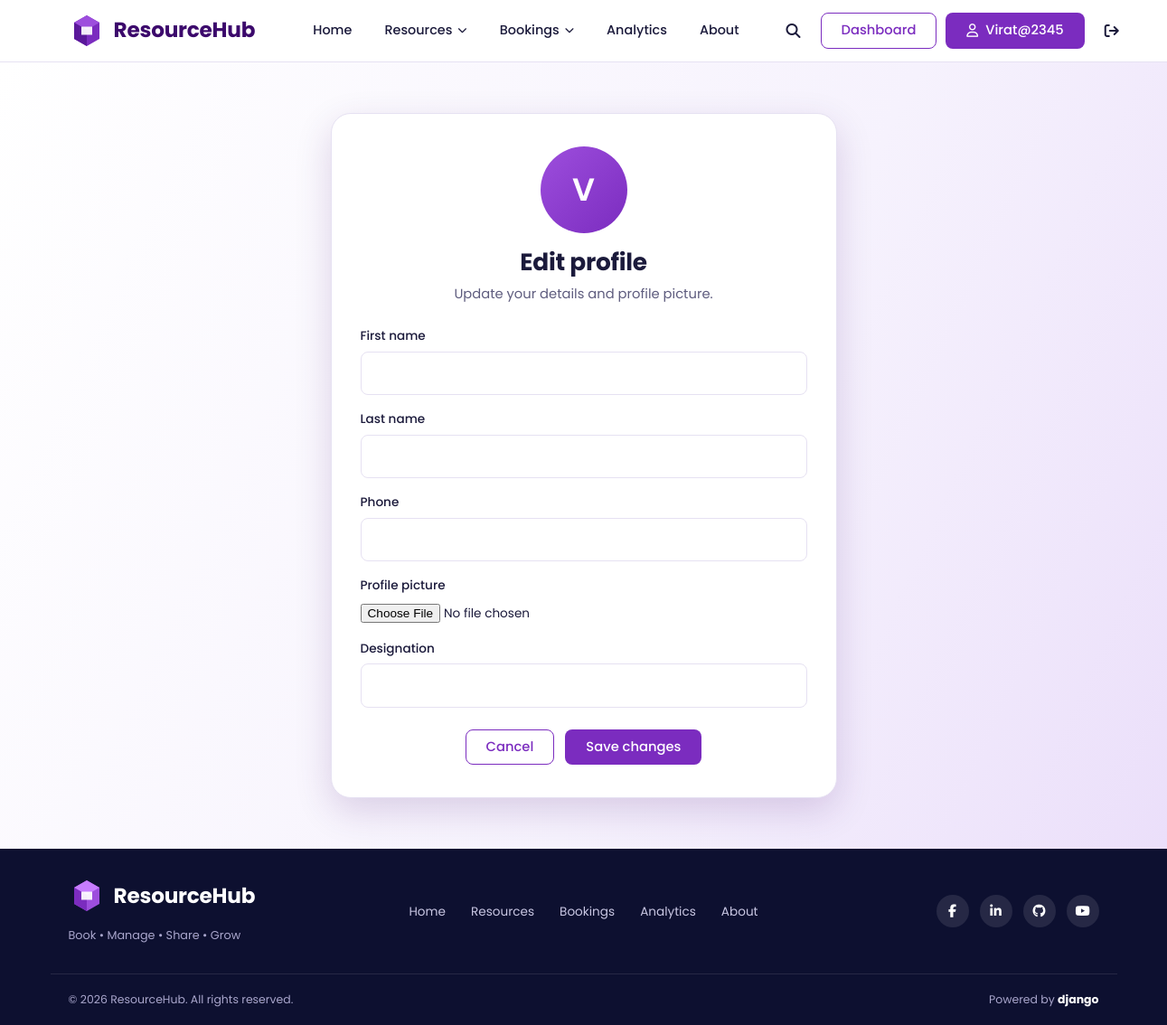
The page /accounts/profile/update/ (signed in) on the database as committed earlier.
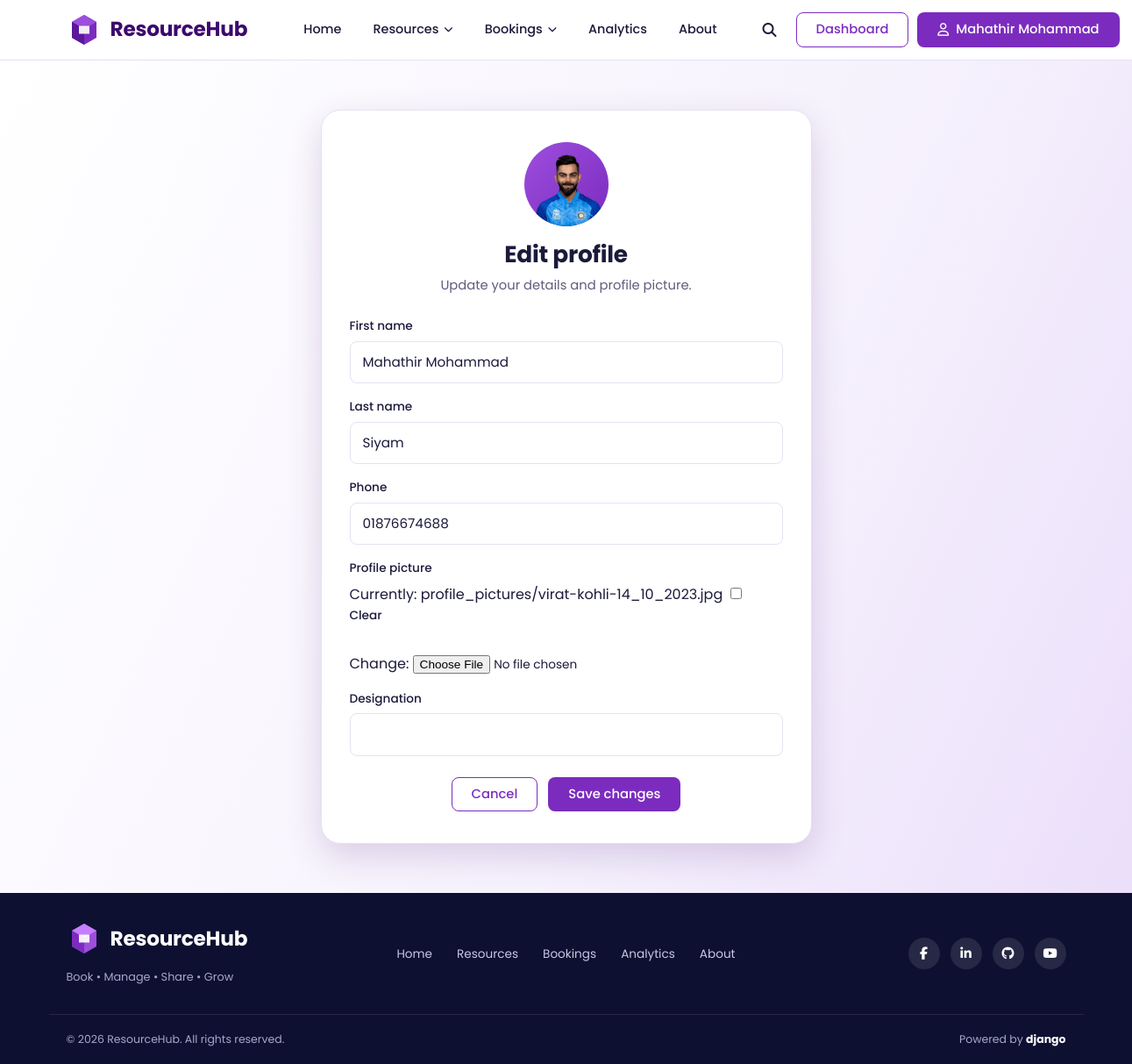
The same page on the database as committed later.
### accounts/models.py (models this page shows, shortened)
class User(AbstractUser):
    ROLE_CHOICES = [
        ("student", "Student"),
        ("teacher", "Teacher"),
        ("admin", "Administrator"),
    ]
    email = models.EmailField(unique=True)
    role = models.CharField(
        max_length=20,
        choices=ROLE_CHOICES,
        default="student",
    )
    department = models.CharField(
        max_length=100,
        blank=True,
    )
    email_verified = models.BooleanField(default=False)

class Profile(models.Model):
    user = models.OneToOneField(
        settings.AUTH_USER_MODEL,
        on_delete=models.CASCADE,
        related_name="profile",
    )
    first_name = models.CharField(
        max_length=120,
        blank=True,
    )
    last_name = models.CharField(
        max_length=100,
        blank=True,
    )
    phone = models.CharField(
        max_length=20,
        blank=True,
    )
    profile_picture = models.ImageField(
        upload_to="profile_pictures/",
        blank=True,
        null=True,
    )
    designation = models.CharField(
        max_length=100,
        blank=True,
    )

### accounts/views.py (the view)
# urls.py: path("profile/update/", views.update_profile, name="update_profile"),
@login_required
def update_profile(request):
    profile, created = Profile.objects.get_or_create(
        user=request.user,
    )
    if request.method == "POST":
        form = ProfileForm(
            request.POST,
            request.FILES,
            instance=profile,
        )
        if form.is_valid():
            form.save()
            messages.success(
                request,
                "Your profile has been updated successfully.",
            )
            return redirect("accounts:profile")
    else:
        form = ProfileForm(instance=profile)
    return render(
        request,
        "accounts/profile_edit.html",
        {
            "form": form,
            "profile": profile,
        },
    )

### accounts/forms.py
class ProfileForm(forms.ModelForm):
    class Meta:
        model = Profile
        fields = [
            "first_name",
            "last_name",
            "phone",
            "profile_picture",
            "designation",
        ]

### templates/accounts/profile_edit.html (shortened to what this page needs)
{% extends 'core/base.html' %}
{% load static %}
{% block extra_css %}
  <link rel="stylesheet" href="{% static 'css/accounts.css' %}">
{% endblock %}
{% block content %}
<section class="auth-page">
  <div class="auth-card wide">
    <div class="avatar">
      {% if profile.profile_picture %}
        <img src="{{ profile.profile_picture.url }}" alt="Current profile picture">
      {% else %}
        {{ profile.first_name|default:user.username|slice:":1" }}
      {% endif %}
    </div>
    <h1>Edit profile</h1>
    <p class="auth-sub">Update your details and profile picture.</p>
    <form method="post" enctype="multipart/form-data" class="auth-form" novalidate>
      {% for field in form %}
      <div class="field{% if field.errors %} has-error{% endif %}">
        <label for="{{ field.id_for_label }}">{{ field.label }}</label>
        {{ field }}
      </div>
      {% endfor %}
      <div class="auth-actions" style="margin-top:8px">
        <a class="btn btn-outline" href="{% url 'accounts:profile' %}">Cancel</a>
        <button type="submit" class="btn btn-primary">Save changes</button>
      </div>
    </form>
  </div>
</section>
{% endblock %}

### templates/core/base.html (shortened to what the changed rows need)
{% load static %}
<!DOCTYPE html>
<html lang="en">
<head>
  <link rel="stylesheet" href="https://cdnjs.cloudflare.com/ajax/libs/font-awesome/6.5.2/css/all.min.css">
  <link rel="stylesheet" href="{% static 'css/master.css' %}">
  {% block extra_css %}{% endblock %}
</head>
<body>
  {% url 'analytics:analytics_dashboard' as analytics_url %}
  {% url 'core:about' as about_url %}
  {% with app=request.resolver_match.app_name page=request.resolver_match.url_name %}
  <header class="site-header" id="siteHeader">
    <div class="container header-inner">
      <div class="nav-panel">
        <div class="nav-tools">
          <label for="searchToggle" class="icon-btn" title="Search resources">
            <i class="fa-solid fa-magnifying-glass" aria-hidden="true"></i>
          </label>
          {% if user.is_authenticated %}
            {% if user.is_staff or user.is_superuser or user.role == 'admin' %}
              <a class="btn btn-outline" href="{% url 'core:admin_dashboard' %}">Dashboard</a>
            {% else %}
              <a class="btn btn-outline" href="{% url 'accounts:profile' %}">Dashboard</a>
            {% endif %}
            <a class="btn btn-primary" href="{% url 'accounts:profile' %}">
              <i class="fa-regular fa-user" aria-hidden="true"></i> {{ user.profile.first_name|default:user.username }}
            </a>
            <form method="post" action="{% url 'accounts:logout' %}" class="logout-form">
              <button type="submit" class="icon-btn" aria-label="Log out" title="Log out">
                <i class="fa-solid fa-arrow-right-from-bracket" aria-hidden="true"></i>
              </button>
            </form>
          {% else %}
            <a class="btn btn-outline" href="{% url 'accounts:login' %}">Login</a>
            <a class="btn btn-primary" href="{% url 'accounts:register' %}">Register</a>
          {% endif %}
        </div>
      </div>
    </div>
  </header>
  {% endwith %}
  <main id="main">
    {% block content %}{% endblock %}
  </main>
</body>
</html>

Rows that differ between the two databases and show on the page:
changed User: profile.first_name "Virat@2345" → "Mahathir Mohammad"
changed Profile: profile_picture: picture added; last_name (not shown) → "Siyam"; phone (not shown) → "01876674688"; first_name "V" → "Mahathir Mohammad"
Other text that changed with them:
new list line: "Currently: profile_pictures/virat-kohli-14_10_2023.jpg Clear Change: ☐"
